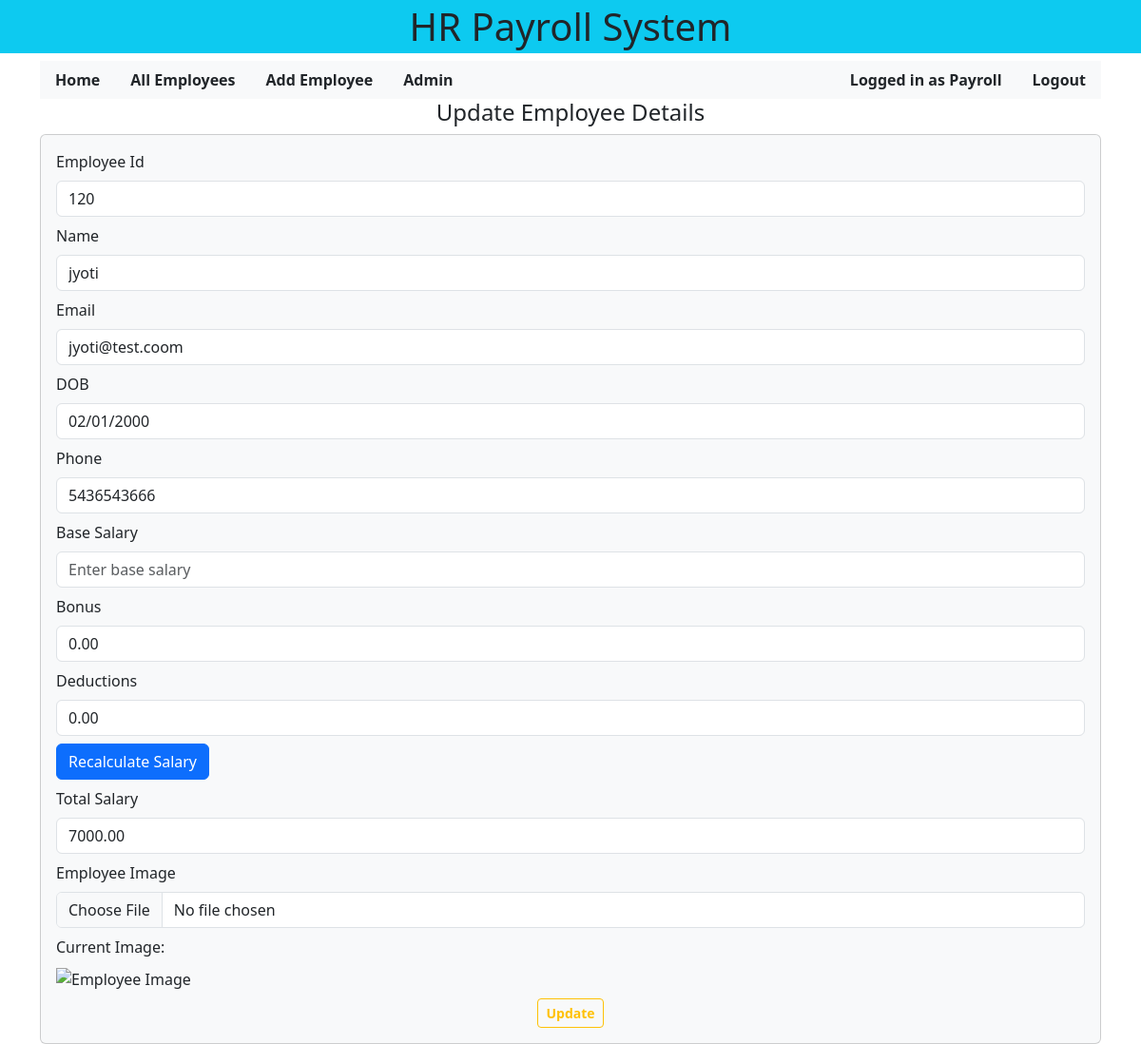
The page /updateemployee/8/ (signed in) on the database its author committed.
### payroll/models.py (models this page shows, shortened)
class Employee(models.Model):
    employeeid             = models.CharField(max_length=20, unique=False)
    employeename           = models.CharField(max_length=50)
    email                  = models.CharField(max_length=50, unique=True)
    DOB                    = models.DateField(null=True, blank=True)
    phone                  = models.CharField(max_length=50)
    base_salary            = models.DecimalField(max_digits=10, decimal_places=2, null=True, blank=True)
    bonus                  = models.DecimalField(max_digits=10, decimal_places=2, null=True, blank=True, default=0)
    deductions             = models.DecimalField(max_digits=10, decimal_places=2, null=True, blank=True, default=0)
    salary                 = models.DecimalField(max_digits=10, decimal_places=2, null=True, blank=True)
    image                  = models.URLField(null=True, blank=True)
    added_by               = models.ForeignKey(User, on_delete=models.CASCADE, related_name='employees')
    """
    Returns a string representation of the employee.
    """

### payroll/views.py (the view)
# urls.py: path("updateemployee/<int:empid>/", views.updateemployee, name="updateemployee"),
@login_required
def updateemployee(request, empid):
    e = get_object_or_404(Employee, pk=empid)
    if request.user != e.added_by and not request.user.is_superuser:
        messages.error(request, "You do not have permission to update this employee.")
        return redirect("payroll:allemployees")
    return render(request, "payroll/updateemployee.html", {"singleemp": e})

### payroll/templates/payroll/updateemployee.html (shortened to what this page needs)
{% extends "base.html" %}
{% block content %}
    <h4 class="text-center">Update Employee Details</h4>
    <div class="card p-3 bg-light">
        <form action="/doupdateemployee/{{singleemp.id}}/" method="POST" enctype="multipart/form-data" onsubmit="return validateEmployeeForm()">
            <div class="mb-2">
                <label for="employeeid" class="form-label">Employee Id</label>
                <input type="text" class="form-control" placeholder="Enter the employee id"
                name="employeeid" value="{{singleemp.employeeid}}" readonly>
            </div>
            <div class="mb-2">
                <label for="employeename" class="form-label">Name</label>
                <input type="text" class="form-control" placeholder="Enter the name"
                name="employeename" value="{{singleemp.employeename}}" required oninput="validateField(this)">
            </div>
            <div class="mb-2">
                <label for="employeeemail" class="form-label">Email</label>
                <input type="email" class="form-control" placeholder="Enter the email"
                name="employeeemail" value="{{singleemp.email}}" required oninput="validateEmail(this)">
            </div>
            <div class="mb-2">
                <label for="employeeDOB" class="form-label">DOB</label>
                <input type="date" class="form-control" placeholder="Enter the birthdate"
                name="employeeDOB" value="{{ singleemp.DOB|default:''|date:'Y-m-d' }}" readonly>
            </div>
            <div class="mb-2">
                <label for="employeephone" class="form-label">Phone</label>
                <input type="text" class="form-control" placeholder="Enter the phone number"
                name="employeephone" value="{{singleemp.phone}}" required oninput="validateField(this)">
            </div>
            <div class="mb-2">
                <label for="baseSalary" class="form-label">Base Salary</label>
                <input type="number" class="form-control" id="baseSalary" name="baseSalary" placeholder="Enter base salary" value="{{ singleemp.base_salary }}" oninput="validateField(this)">
            </div>
            <div class="mb-2">
                <label for="bonus" class="form-label">Bonus</label>
                <input type="number" class="form-control" id="bonus" name="bonus" placeholder="Enter bonus" value="{{ singleemp.bonus }}">
            </div>
            <div class="mb-2">
                <label for="deductions" class="form-label">Deductions</label>
                <input type="number" class="form-control" id="deductions" name="deductions" placeholder="Enter deductions" value="{{ singleemp.deductions }}">
            </div>
            <div class="mb-2">
                <button type="button" class="btn btn-primary" id="recalculateSalaryBtn">Recalculate Salary</button>
            </div>
            <div class="mb-2">
                <label for="employeesalary" class="form-label">Total Salary</label>
                <input type="number" class="form-control" id="employeesalary" name="employeesalary" value="{{ singleemp.salary }}" readonly>
            </div>
            <div class="mb-2">
                <label for="employeeimage" class="form-label">Employee Image</label>
                <input type="file" class="form-control" name="image">
            </div>
            {% if singleemp.image %}
            <div class="mb-2">
                <label class="form-label">Current Image:</label><br>
                <img src="{{ singleemp.image.url }}" alt="Employee Image" width="150">
            </div>
            {% endif %}
            <div class="container text-center mt-2">
                <button type="submit" class="btn btn-sm btn-outline-warning fw-bold">Update</button>
            </div>
        </form>
    </div>
{% endblock content %}

### templates/navbar.html (shortened to what this page needs)
<div class="header d-flex justify-content-between bg-light">
    <nav class="nav">
      {% if user.is_authenticated %}
        <a class="nav-link text-dark fw-bold" href="{% url 'payroll:allemployees' %}">Home</a>
        <a class="nav-link text-dark fw-bold" href="{% url 'payroll:allemployees' %}">All Employees</a>
        <a class="nav-link text-dark fw-bold" href="{% url 'payroll:addemployee' %}">Add Employee</a>
        {% if user.is_superuser %}
          <a class="nav-link text-dark fw-bold" href="/admin/">Admin</a>
        {% endif %}
      {% endif %}
    </nav>
    <ul class="nav justify-content-end align-items-center">
      {% if user.is_authenticated %}
      <li class="nav-item">
        <span class="nav-link text-dark fw-bold">Logged in as {{ user.username }}</span>
      </li>
      <li class="nav-item">
        <a class="nav-link text-dark fw-bold" href="{% url 'payroll:logout' %}">Logout</a>
      </li>
      {% endif %}
    </ul>
</div>

### rows shown on the page
Employee: employeeid "120", employeename "jyoti", employeeemail "jyoti@test.coom", employeeDOB "02/01/2000", employeephone "5436543666", bonus "0.00", deductions "0.00", employeesalary "7000.00"

### other values the page prints
{{ user.username }} "Payroll"
